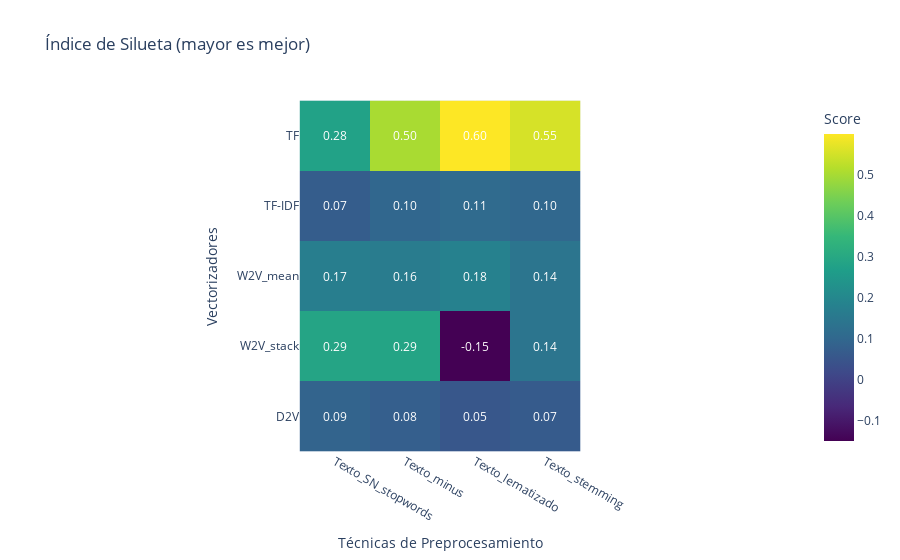
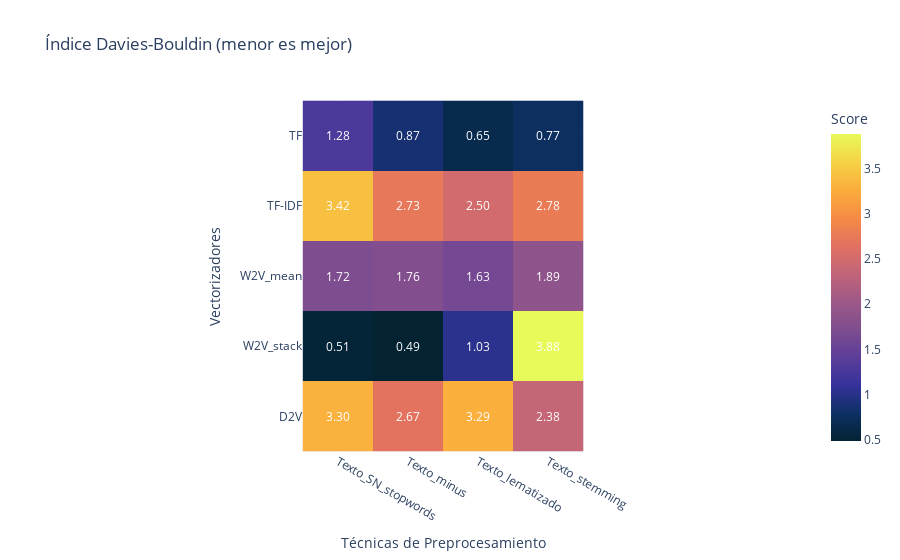
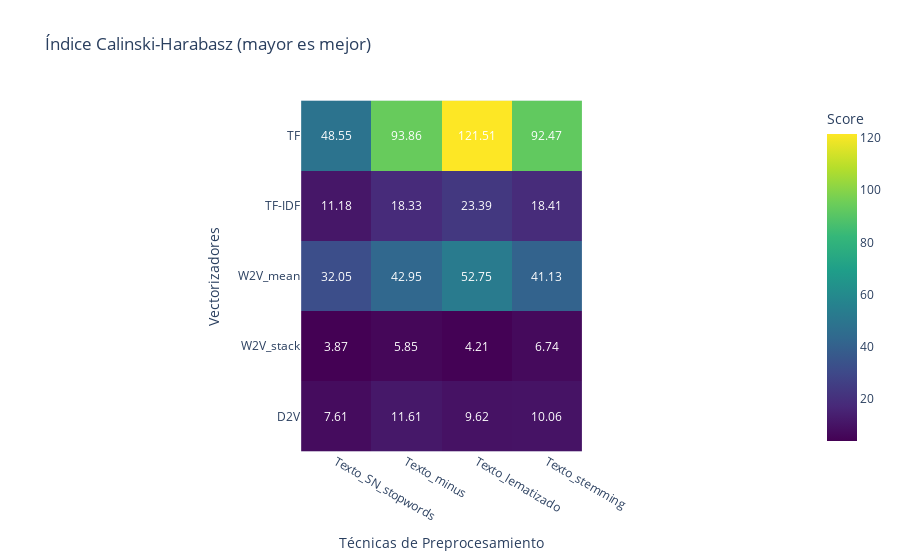

Notebook code cell kept with these figures, in order:
### Code cell
import plotly.express as px
import pandas as pd
import numpy as np



# Función modificada para usar Plotly en lugar de Matplotlib y Seaborn
def plotly_heatmap(df, title, higher_better=True):
    color_scale = 'Viridis' if higher_better else 'thermal'
    fig = px.imshow(df,
                    labels=dict(x="Técnicas de Preprocesamiento", y="Vectorizadores", color="Score"),
                    x=df.columns,
                    y=df.index,
                    color_continuous_scale=color_scale,
                    title=title)
    # Añadir anotaciones de texto una por una con el valor correspondiente
    for y in range(df.shape[0]):
        for x in range(df.shape[1]):
            fig.add_annotation(x=x, y=y, text=f"{df.iloc[y, x]:.2f}", showarrow=False, font=dict(color="white"))
    fig.update_xaxes(side="bottom")
    fig.show()

plotly_heatmap(df_silhouette, "Índice de Silueta (mayor es mejor)")
plotly_heatmap(df_davies_bouldin, "Índice Davies-Bouldin (menor es mejor)", higher_better=False)
plotly_heatmap(df_calinski_harabasz, "Índice Calinski-Harabasz (mayor es mejor)")

### Figure 1 — Plotly figure (JSON) as saved in the notebook; plotly's stock layout.template omitted (floating-point values rounded to 4 significant figures)
{"data": [{"coloraxis": "coloraxis", "hovertemplate": "Técnicas de Preprocesamiento: %{x}<br>Vectorizadores: %{y}<br>Score: %{z}<extra></extra>", "name": "0", "type": "heatmap", "x": ["Texto_SN_stopwords", "Texto_minus", "Texto_lematizado", "Texto_stemming"], "xaxis": "x", "y": ["TF", "TF-IDF", "W2V_mean", "W2V_stack", "D2V"], "yaxis": "y", "z": [[0.2795, 0.5022, 0.5987, 0.5535], [0.07236, 0.09814, 0.1108, 0.1012], [0.1711, 0.1644, 0.1819, 0.1417], [0.288, 0.2858, -0.1482, 0.1418], [0.08999, 0.07801, 0.05413, 0.06726]]}], "layout": {"annotations": [{"font": {"color": "white"}, "showarrow": false, "text": "0.28", "x": 0, "y": 0}, {"font": {"color": "white"}, "showarrow": false, "text": "0.50", "x": 1, "y": 0}, {"font": {"color": "white"}, "showarrow": false, "text": "0.60", "x": 2, "y": 0}, {"font": {"color": "white"}, "showarrow": false, "text": "0.55", "x": 3, "y": 0}, {"font": {"color": "white"}, "showarrow": false, "text": "0.07", "x": 0, "y": 1}, {"font": {"color": "white"}, "showarrow": false, "text": "0.10", "x": 1, "y": 1}, {"font": {"color": "white"}, "showarrow": false, "text": "0.11", "x": 2, "y": 1}, {"font": {"color": "white"}, "showarrow": false, "text": "0.10", "x": 3, "y": 1}, {"font": {"color": "white"}, "showarrow": false, "text": "0.17", "x": 0, "y": 2}, {"font": {"color": "white"}, "showarrow": false, "text": "0.16", "x": 1, "y": 2}, {"font": {"color": "white"}, "showarrow": false, "text": "0.18", "x": 2, "y": 2}, {"font": {"color": "white"}, "showarrow": false, "text": "0.14", "x": 3, "y": 2}, {"font": {"color": "white"}, "showarrow": false, "text": "0.29", "x": 0, "y": 3}, {"font": {"color": "white"}, "showarrow": false, "text": "0.29", "x": 1, "y": 3}, {"font": {"color": "white"}, "showarrow": false, "text": "-0.15", "x": 2, "y": 3}, {"font": {"color": "white"}, "showarrow": false, "text": "0.14", "x": 3, "y": 3}, {"font": {"color": "white"}, "showarrow": false, "text": "0.09", "x": 0, "y": 4}, {"font": {"color": "white"}, "showarrow": false, "text": "0.08", "x": 1, "y": 4}, {"font": {"color": "white"}, "showarrow": false, "text": "0.05", "x": 2, "y": 4}, {"font": {"color": "white"}, "showarrow": false, "text": "0.07", "x": 3, "y": 4}], "coloraxis": {"colorbar": {"title": {"text": "Score"}}, "colorscale": [[0, "#440154"], [0.1111, "#482878"], [0.2222, "#3e4989"], [0.3333, "#31688e"], [0.4444, "#26828e"], [0.5556, "#1f9e89"], [0.6667, "#35b779"], [0.7778, "#6ece58"], [0.8889, "#b5de2b"], [1, "#fde725"]]}, "title": {"text": "Índice de Silueta (mayor es mejor)"}, "xaxis": {"anchor": "y", "constrain": "domain", "domain": [0, 1], "scaleanchor": "y", "side": "bottom", "title": {"text": "Técnicas de Preprocesamiento"}}, "yaxis": {"anchor": "x", "autorange": "reversed", "constrain": "domain", "domain": [0, 1], "title": {"text": "Vectorizadores"}}}}

### Figure 2 — Plotly figure (JSON) as saved in the notebook; plotly's stock layout.template omitted (floating-point values rounded to 4 significant figures)
{"data": [{"coloraxis": "coloraxis", "hovertemplate": "Técnicas de Preprocesamiento: %{x}<br>Vectorizadores: %{y}<br>Score: %{z}<extra></extra>", "name": "0", "type": "heatmap", "x": ["Texto_SN_stopwords", "Texto_minus", "Texto_lematizado", "Texto_stemming"], "xaxis": "x", "y": ["TF", "TF-IDF", "W2V_mean", "W2V_stack", "D2V"], "yaxis": "y", "z": [[1.279, 0.8672, 0.6527, 0.7749], [3.42, 2.731, 2.5, 2.779], [1.723, 1.756, 1.626, 1.891], [0.5139, 0.4886, 1.03, 3.881], [3.297, 2.673, 3.292, 2.379]]}], "layout": {"annotations": [{"font": {"color": "white"}, "showarrow": false, "text": "1.28", "x": 0, "y": 0}, {"font": {"color": "white"}, "showarrow": false, "text": "0.87", "x": 1, "y": 0}, {"font": {"color": "white"}, "showarrow": false, "text": "0.65", "x": 2, "y": 0}, {"font": {"color": "white"}, "showarrow": false, "text": "0.77", "x": 3, "y": 0}, {"font": {"color": "white"}, "showarrow": false, "text": "3.42", "x": 0, "y": 1}, {"font": {"color": "white"}, "showarrow": false, "text": "2.73", "x": 1, "y": 1}, {"font": {"color": "white"}, "showarrow": false, "text": "2.50", "x": 2, "y": 1}, {"font": {"color": "white"}, "showarrow": false, "text": "2.78", "x": 3, "y": 1}, {"font": {"color": "white"}, "showarrow": false, "text": "1.72", "x": 0, "y": 2}, {"font": {"color": "white"}, "showarrow": false, "text": "1.76", "x": 1, "y": 2}, {"font": {"color": "white"}, "showarrow": false, "text": "1.63", "x": 2, "y": 2}, {"font": {"color": "white"}, "showarrow": false, "text": "1.89", "x": 3, "y": 2}, {"font": {"color": "white"}, "showarrow": false, "text": "0.51", "x": 0, "y": 3}, {"font": {"color": "white"}, "showarrow": false, "text": "0.49", "x": 1, "y": 3}, {"font": {"color": "white"}, "showarrow": false, "text": "1.03", "x": 2, "y": 3}, {"font": {"color": "white"}, "showarrow": false, "text": "3.88", "x": 3, "y": 3}, {"font": {"color": "white"}, "showarrow": false, "text": "3.30", "x": 0, "y": 4}, {"font": {"color": "white"}, "showarrow": false, "text": "2.67", "x": 1, "y": 4}, {"font": {"color": "white"}, "showarrow": false, "text": "3.29", "x": 2, "y": 4}, {"font": {"color": "white"}, "showarrow": false, "text": "2.38", "x": 3, "y": 4}], "coloraxis": {"colorbar": {"title": {"text": "Score"}}, "colorscale": [[0, "rgb(3, 35, 51)"], [0.09091, "rgb(13, 48, 100)"], [0.1818, "rgb(53, 50, 155)"], [0.2727, "rgb(93, 62, 153)"], [0.3636, "rgb(126, 77, 143)"], [0.4545, "rgb(158, 89, 135)"], [0.5455, "rgb(193, 100, 121)"], [0.6364, "rgb(225, 113, 97)"], [0.7273, "rgb(246, 139, 69)"], [0.8182, "rgb(251, 173, 60)"], [0.9091, "rgb(246, 211, 70)"], [1, "rgb(231, 250, 90)"]]}, "title": {"text": "Índice Davies-Bouldin (menor es mejor)"}, "xaxis": {"anchor": "y", "constrain": "domain", "domain": [0, 1], "scaleanchor": "y", "side": "bottom", "title": {"text": "Técnicas de Preprocesamiento"}}, "yaxis": {"anchor": "x", "autorange": "reversed", "constrain": "domain", "domain": [0, 1], "title": {"text": "Vectorizadores"}}}}

### Figure 3 — Plotly figure (JSON) as saved in the notebook; plotly's stock layout.template omitted (floating-point values rounded to 4 significant figures)
{"data": [{"coloraxis": "coloraxis", "hovertemplate": "Técnicas de Preprocesamiento: %{x}<br>Vectorizadores: %{y}<br>Score: %{z}<extra></extra>", "name": "0", "type": "heatmap", "x": ["Texto_SN_stopwords", "Texto_minus", "Texto_lematizado", "Texto_stemming"], "xaxis": "x", "y": ["TF", "TF-IDF", "W2V_mean", "W2V_stack", "D2V"], "yaxis": "y", "z": [[48.55, 93.86, 121.5, 92.47], [11.18, 18.33, 23.39, 18.41], [32.05, 42.95, 52.75, 41.13], [3.872, 5.85, 4.206, 6.738], [7.61, 11.61, 9.622, 10.06]]}], "layout": {"annotations": [{"font": {"color": "white"}, "showarrow": false, "text": "48.55", "x": 0, "y": 0}, {"font": {"color": "white"}, "showarrow": false, "text": "93.86", "x": 1, "y": 0}, {"font": {"color": "white"}, "showarrow": false, "text": "121.51", "x": 2, "y": 0}, {"font": {"color": "white"}, "showarrow": false, "text": "92.47", "x": 3, "y": 0}, {"font": {"color": "white"}, "showarrow": false, "text": "11.18", "x": 0, "y": 1}, {"font": {"color": "white"}, "showarrow": false, "text": "18.33", "x": 1, "y": 1}, {"font": {"color": "white"}, "showarrow": false, "text": "23.39", "x": 2, "y": 1}, {"font": {"color": "white"}, "showarrow": false, "text": "18.41", "x": 3, "y": 1}, {"font": {"color": "white"}, "showarrow": false, "text": "32.05", "x": 0, "y": 2}, {"font": {"color": "white"}, "showarrow": false, "text": "42.95", "x": 1, "y": 2}, {"font": {"color": "white"}, "showarrow": false, "text": "52.75", "x": 2, "y": 2}, {"font": {"color": "white"}, "showarrow": false, "text": "41.13", "x": 3, "y": 2}, {"font": {"color": "white"}, "showarrow": false, "text": "3.87", "x": 0, "y": 3}, {"font": {"color": "white"}, "showarrow": false, "text": "5.85", "x": 1, "y": 3}, {"font": {"color": "white"}, "showarrow": false, "text": "4.21", "x": 2, "y": 3}, {"font": {"color": "white"}, "showarrow": false, "text": "6.74", "x": 3, "y": 3}, {"font": {"color": "white"}, "showarrow": false, "text": "7.61", "x": 0, "y": 4}, {"font": {"color": "white"}, "showarrow": false, "text": "11.61", "x": 1, "y": 4}, {"font": {"color": "white"}, "showarrow": false, "text": "9.62", "x": 2, "y": 4}, {"font": {"color": "white"}, "showarrow": false, "text": "10.06", "x": 3, "y": 4}], "coloraxis": {"colorbar": {"title": {"text": "Score"}}, "colorscale": [[0, "#440154"], [0.1111, "#482878"], [0.2222, "#3e4989"], [0.3333, "#31688e"], [0.4444, "#26828e"], [0.5556, "#1f9e89"], [0.6667, "#35b779"], [0.7778, "#6ece58"], [0.8889, "#b5de2b"], [1, "#fde725"]]}, "title": {"text": "Índice Calinski-Harabasz (mayor es mejor)"}, "xaxis": {"anchor": "y", "constrain": "domain", "domain": [0, 1], "scaleanchor": "y", "side": "bottom", "title": {"text": "Técnicas de Preprocesamiento"}}, "yaxis": {"anchor": "x", "autorange": "reversed", "constrain": "domain", "domain": [0, 1], "title": {"text": "Vectorizadores"}}}}
